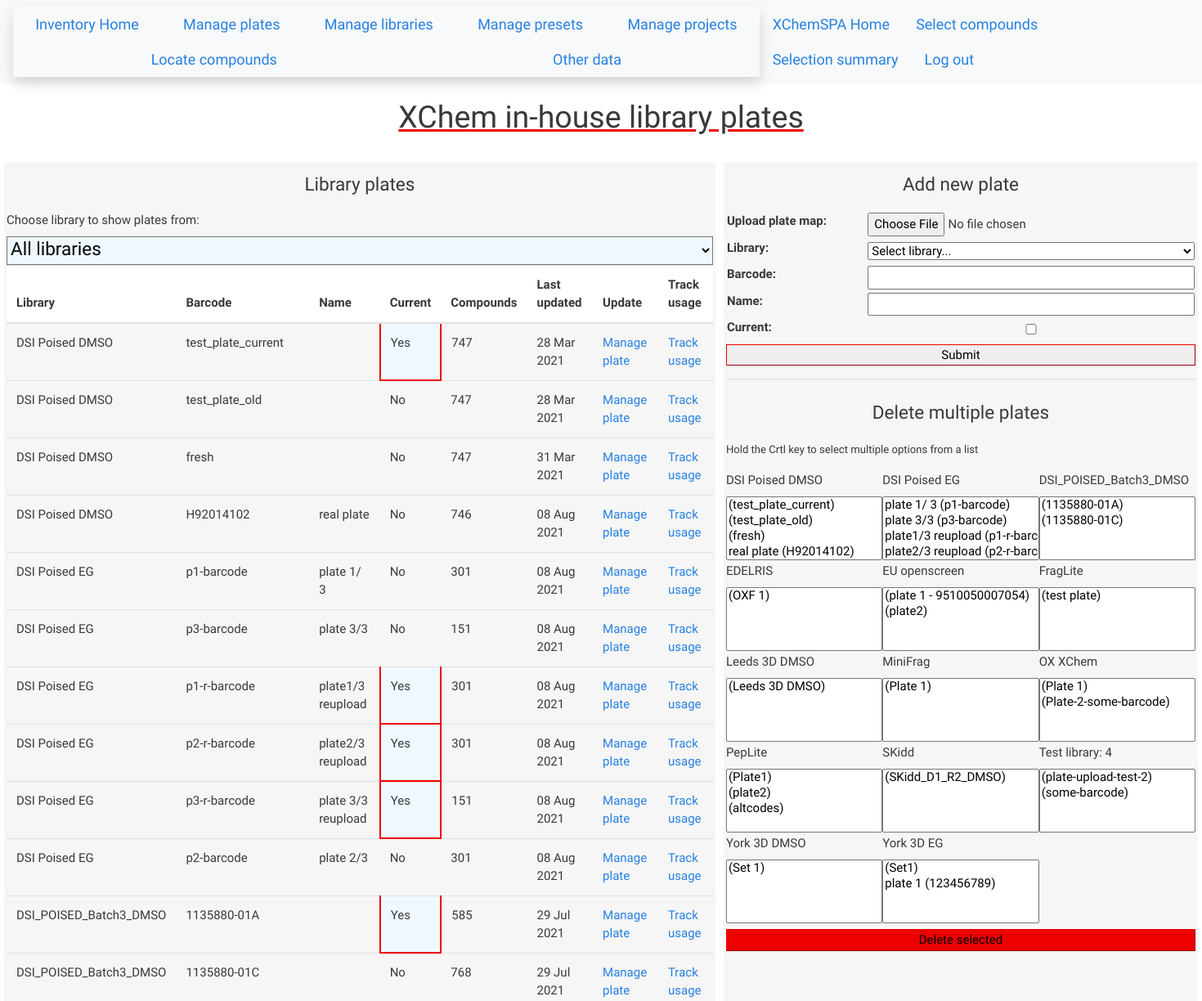
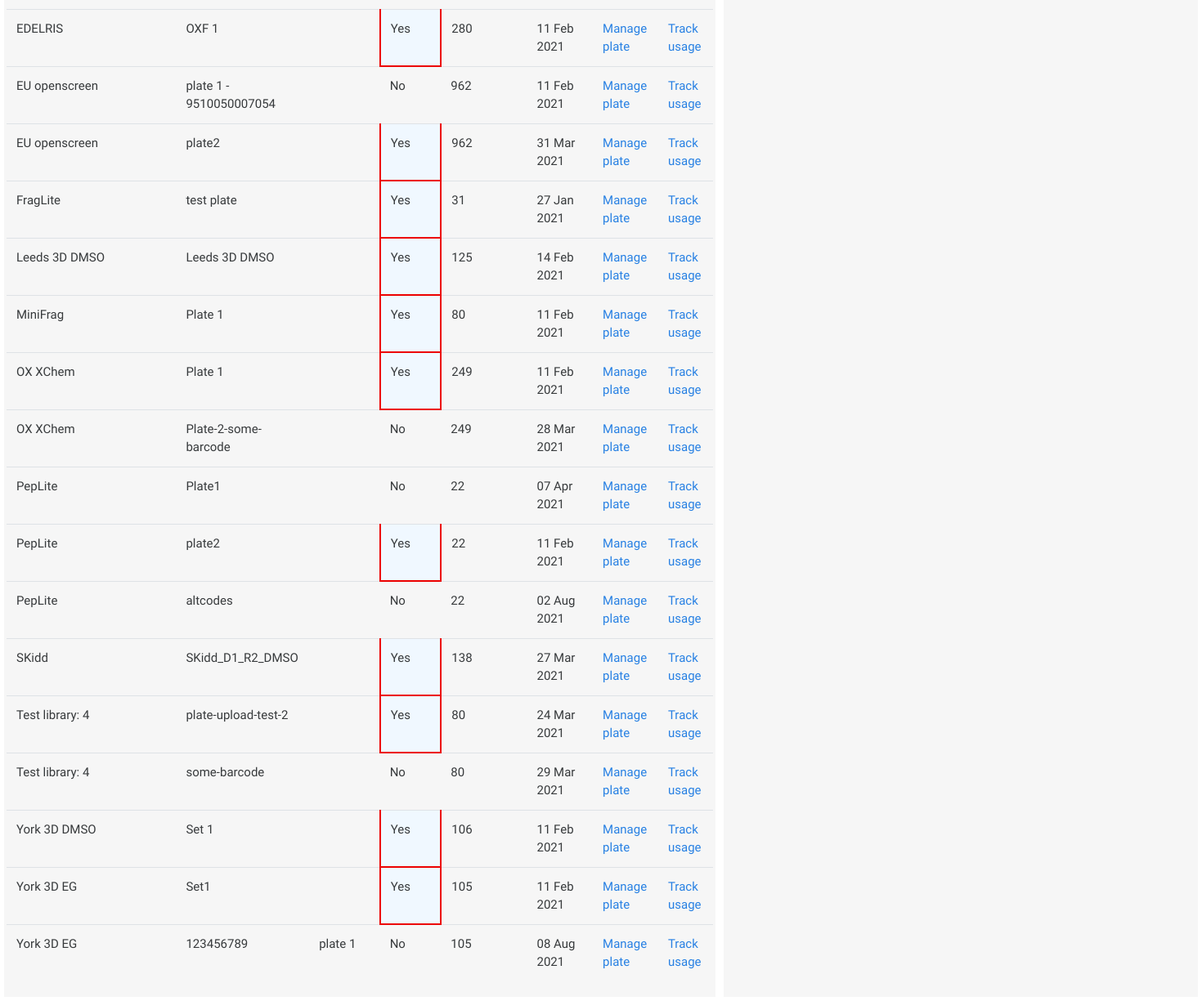
Before: /inventory/plates/ (signed in) with the older database file (2 pictures, top to bottom).
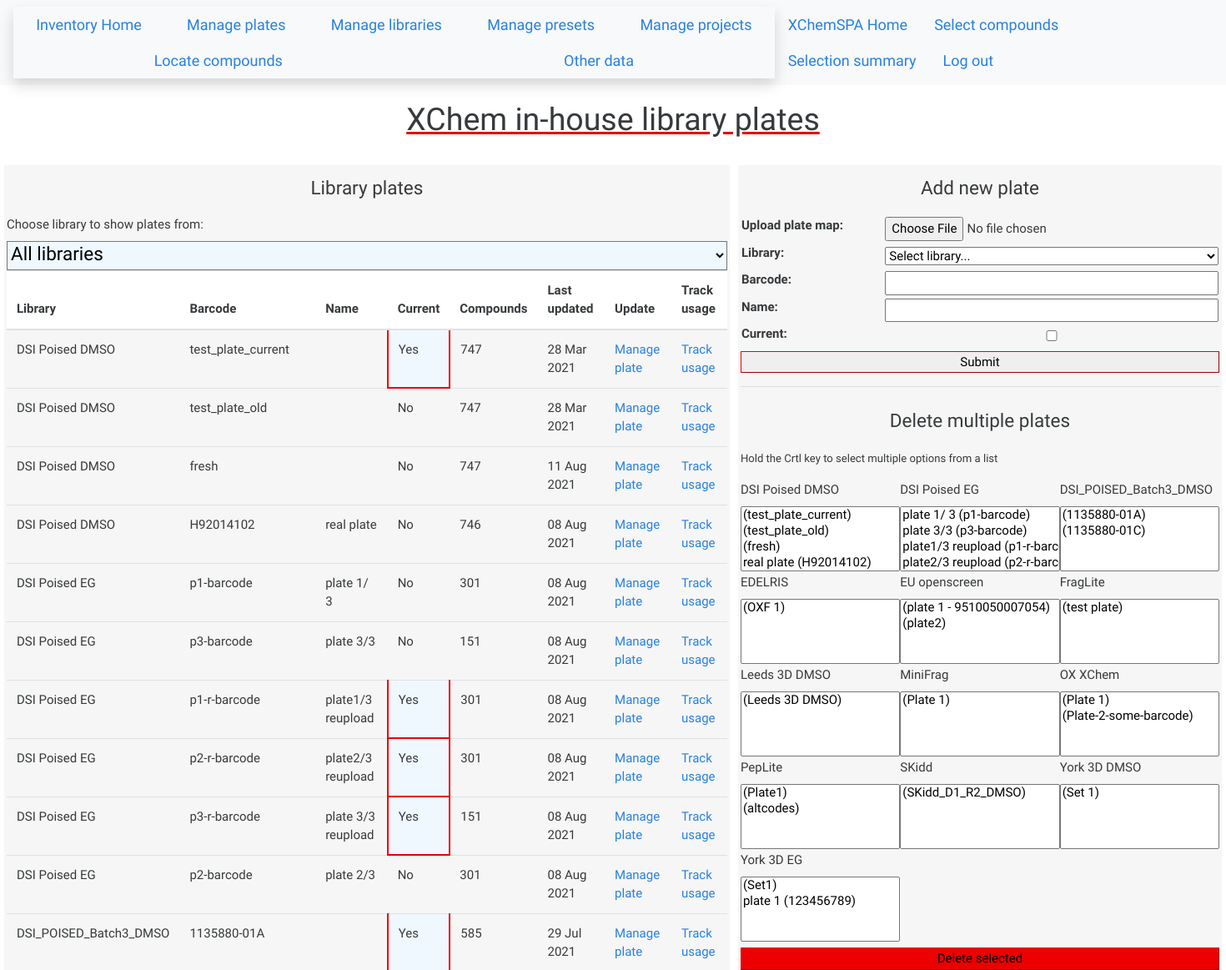
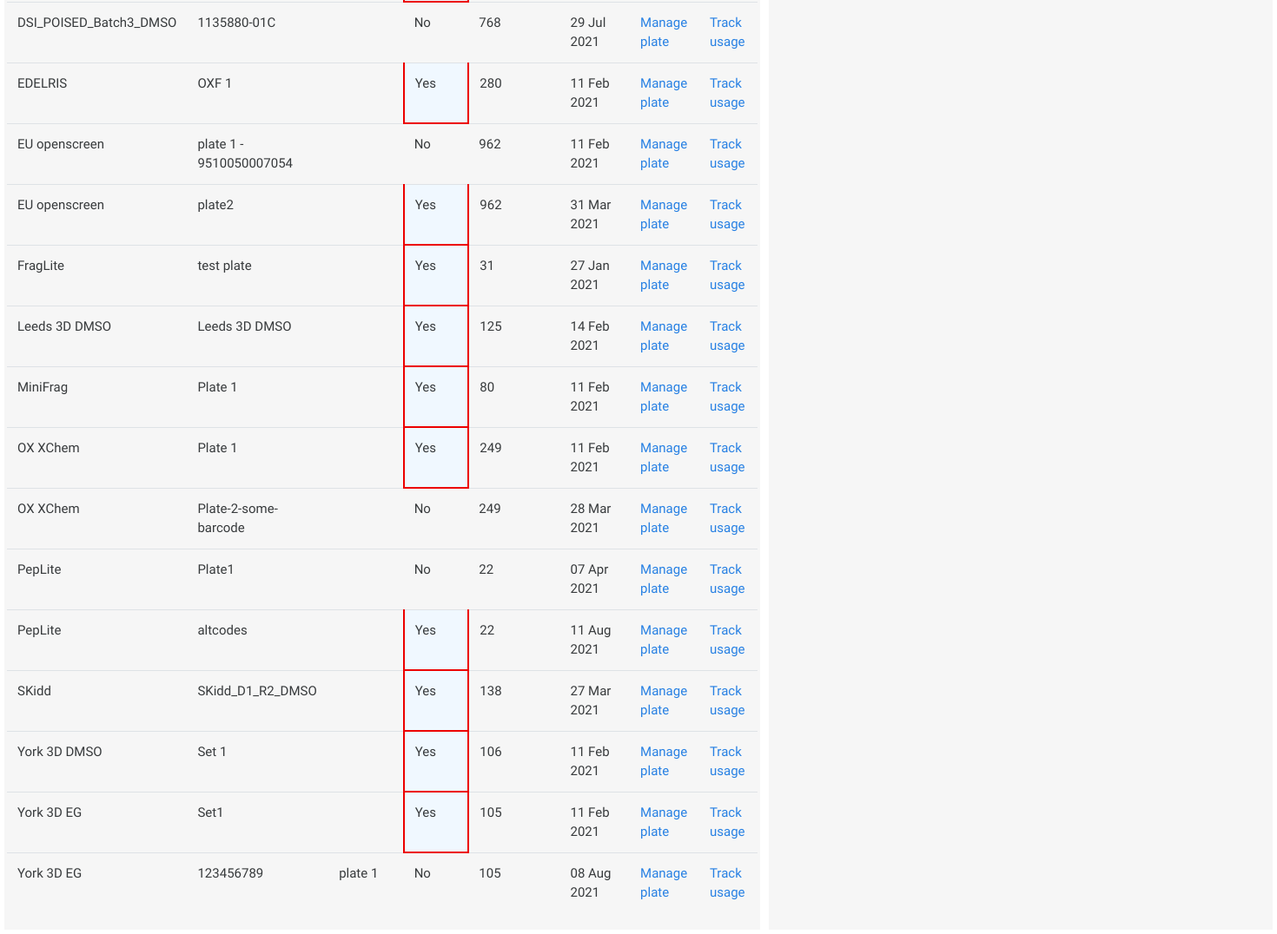
After: the same page with the newer database file (2 pictures, top to bottom).
### API/models.py (models this page shows, shortened)
class Library(models.Model):
    name = models.CharField(max_length=100, blank=True, null=True)
    for_industry = models.BooleanField(default=False)
    public = models.BooleanField(default=False)

class LibraryPlate(models.Model):
    barcode = models.CharField(max_length=100, blank=True, null=True) #string to identify physical plate
    library = models.ForeignKey(Library, on_delete=models.PROTECT, related_name="plates" )
    current = models.BooleanField(default=True)
    last_tested =  models.DateField(auto_now=True)
    name = models.CharField(max_length=100, blank=True, null=True)
    unique_together = ['barcode', 'library']

### inventory/views/plates.py (the view)
# urls.py: path("plates/", plates.plates, name="plates"),
@staff_member_required
def plates(request):
	libraries = Library.objects.filter(public=True).order_by("name")
	plate_form = forms.LibraryPlateForm(libs=current_library_selection(True))
	return render(request, "inventory/plates.html", {"libraries": libraries, "plate_form" : plate_form})

### inventory/forms.py
class LibraryPlateForm(PlateUpdateForm):
	plate_map = forms.FileField(label='Upload plate map:', required=True)

### tools/uploads_downloads.py (called while the page is built)
def current_library_selection(boolean):
	if boolean == True:
		first_tuple = [("", "Select library...")]
	else:
		first_tuple = []
	return  first_tuple + [(library.id, library.name) for library in Library.objects.filter(public=True)]

### inventory/templates/inventory/plates.html (shortened to what this page needs)
{% extends "layout.html" %}
{% load static %}
  {% block main %}
  <main id="plates">
    <h1>XChem in-house library plates</h1>
    <section id="library-list">
      <h2>Library plates</h2>
      <label>Choose library to show plates from:</label>
      <select class="table-filter" name="library" onchange="showLibrary(value)">
        <option value="all" selected>All libraries</option>
      </select>
      <table id="table" class="table table-hover">
        <thead>
          <th>Library</th>
          <th>Barcode</th>
          <th>Name</th>
          <th>Current</th>
          <th>Compounds</th>
          <th>Last updated</th>
          <th>Update</th>
          <th>Track usage</th>
        </thead>
        <tbody>
          {% for library in libraries %}
            {% if library.plates.all|length > 0 %}
              {% for plate in library.plates.all %}
                <tr class="plate-row" data-lib="{{library.id}}">
                  <td>{{ library.name }}</td>
                  <td>{{ plate.barcode }}</td>
                   <td>{%if plate.name %}{{ plate.name }}{% endif %}</td>
                  {% if plate.current %}
                    <td class="highlight">Yes</td>
                    {% else %}
                    <td>No</td>
                  {% endif %}
                  <td>{{plate.compounds.count}}</td>
                  <td>{{ plate.last_tested|date:"d M Y" }}</td>
                  <td><a href="../update-plate/{{plate.id}}/">Manage plate</a></td>
                  <td><a href="../track-usage/{{plate.id}}/{{plate.last_tested|date:"Y-m-d"}}/general-view/">Track usage</a></td>
                </tr>
              {% endfor %}
            {% endif %}
          {% endfor %}
        </tbody>
      </table>
    </section>
    <section id="upload-form">
	  <div>
		  <h2>Add new plate</h2>
		  <form action="../add-plate/" method="post" enctype="multipart/form-data" >
			<table>
			{{ plate_form.as_table }}
			</table>
			<input type="submit" value="Submit" onclick="showOverlay(['id_plate_map', 'id_library', 'id_barcode'])">
		  </form>
	  </div>
	  <hr>
	   <div id="multi-delete-form">
		  <h2>Delete multiple plates</h2>
		  <form action="../delete-multiple-plates/" method="post">
			<p><small>Hold the Crtl key to select multiple options from a list</small></p>
			<div id="liblist">
				{% for library in libraries %}
				<div>
					<label>{{library.name}}</label>
					<select name="{{library.id}}" multiple>
						{% for plate in library.plates.all %}
						<option value="{{plate.id}}">{%if plate.name%}{{ plate.name }} {% endif %}({{ plate.barcode }})</option>
						{% endfor %}
					</select>
				</div>
				{% endfor%}
			</div>
			<button type="submit" class="delete-button" onclick="showOverlay([])">Delete selected</button>
		  </form>
	  </div>
    </section>
  </main>
  {% endblock %}

### inventory/templates/layout.html (shortened to what this page needs)
{% load static %}
<!DOCTYPE html>
<html lang="en">
<head>
    <link rel="stylesheet" href="https://bootswatch.com/4/cosmo/bootstrap.min.css">
    <link rel="stylesheet" href="https://use.fontawesome.com/releases/v5.6.3/css/all.css">
    <link rel="stylesheet" href="https://unpkg.com/bootstrap-table@1.18.2/dist/bootstrap-table.min.css">
    <link rel="stylesheet" href="{% static "inventory/prep.css" %}">
    <link rel="stylesheet" href="{% static "inventory/style.css" %}">
</head>
<body>
    <nav class="navbar navbar-expand-lg navbar-light bg-light">
		<ul class="nav shadow nav-fill">
			<li class="nav-item">
				<a class="nav-link" href="/inventory/">Inventory Home  </a>
			</li>
			<li class="nav-item active">
				<a class="nav-link" href="/inventory/plates/"> Manage plates </a>
			</li>
			<li class="nav-item active">
				<a class="nav-link" href="/inventory/libraries/">Manage libraries  </a>
			</li>
			<li class="nav-item active">
				<a class="nav-link" href="/inventory/presets/">Manage presets  </a>
			</li>
			<li class="nav-item active">
				<a class="nav-link" href="/inventory/projects/">Manage projects</a>
			</li>
			<li class="nav-item active">
				<a class="nav-link" href="/inventory/locate-compounds/">Locate compounds</a>
			</li>
			<li class="nav-item active">
				<a class="nav-link" href="/inventory/browse-data/">Other data</a>
			</li>
		</ul>
		<ul class="nav">
			<li class="nav-item">
				<a class="nav-link" href="/">XChemSPA Home  </a>
			</li>
			<li class="nav-item">
				<a class="nav-link" href="/selection/selection/"> Select compounds </a>
			</li>
			<li class="nav-item">
				<a class="nav-link" href="/selection/summary/">Selection summary  </a>
			</li>
			<li class="nav-item">
				<a class="nav-link" href="/accounts/logout/">Log out  </a>
			</li>
		</ul>
	</nav>
	{% block main %}
	{% endblock %}
</body>
</html>

### webSoakDB_frontend/static/inventory/prep.css (style rules this page uses)
body { padding: 0; margin: auto auto; max-width: 2500px; }
section { display: block; background: #f6f6f6; padding: 3px; margin: 5px; position: relative; }
button { border-width: 1px; border-color: #ec0000; }
h1, h2, h3 { text-align: center; padding-bottom: 0.5em; padding-top: 0.5em; }
h1 { text-decoration: underline; text-decoration-color: #ec0000; }
h2 { font-size: 1.5em; }
nav { font-size: 1.2em; }
thead th { position: webkit-sticky; position: sticky; background: white; top: 0; padding: 0; }

### webSoakDB_frontend/static/inventory/style.css (style rules this page uses)
main h1 { grid-column: 1/-1; }
section#library-list { grid-column: 1/2; }
section#upload-form { grid-column: 2/3; }
.delete-button { background: #ec0000; margin-top: 5px; margin-bottom: 5px; }
main#plates { display: grid; grid-template-columns: auto 70ch; }
.highlight { background: aliceblue; border: solid #ec0000 2px; }
#multi-delete-form #liblist { display: grid; grid-template-columns: 1fr 1fr 1fr; }
.button, [type="submit"] { width: 100%; border-width: 1px; border-color: #ec0000; }
hr { color: black; }
main#general-view h1, h2 { grid-column: 1/3; }
table, input, select { width: 100%; }
.table-filter { font-size: 1.5em; padding-bottom: 5px; background: aliceblue; }

Changed rows visible on the page:
removed LibraryPlate: {{ library.name }} "PepLite", barcode "plate2", current "Yes", compounds.count "22", last_tested "11 Feb 2021", shown under Library "PepLite"
removed Library: name "Test library: 4", id "(plate-upload-test-2) / (some-barcode)"
removed LibraryPlate: barcode "plate-upload-test-2", current "Yes", compounds.count "80", last_tested "24 Mar 2021"
removed LibraryPlate: barcode "some-barcode", current "No", compounds.count "80", last_tested "29 Mar 2021"
changed LibraryPlate "fresh": last_tested "31 Mar 2021" → "11 Aug 2021"
computed for Library "PepLite": id "(Plate1) / (plate2) / (altcodes)" → "(Plate1) / (altcodes)"
changed LibraryPlate "altcodes": last_tested "02 Aug 2021" → "11 Aug 2021"; current "No" → "Yes"
